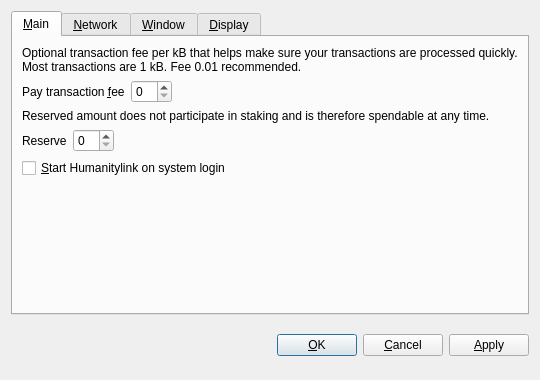
<?xml version="1.0" encoding="UTF-8"?>
<ui version="4.0">
 <class>OptionsDialog</class>
 <widget class="QDialog" name="OptionsDialog">
  <property name="geometry">
   <rect>
    <x>0</x>
    <y>0</y>
    <width>540</width>
    <height>380</height>
   </rect>
  </property>
  <property name="windowTitle">
   <string>Options</string>
  </property>
  <property name="modal">
   <bool>true</bool>
  </property>
  <layout class="QVBoxLayout" name="verticalLayout">
   <item>
    <widget class="QTabWidget" name="tabWidget">
     <property name="tabPosition">
      <enum>QTabWidget::North</enum>
     </property>
     <property name="currentIndex">
      <number>0</number>
     </property>
     <widget class="QWidget" name="tabMain">
      <attribute name="title">
       <string>&amp;Main</string>
      </attribute>
      <layout class="QVBoxLayout" name="verticalLayout_Main">
       <item>
        <widget class="QLabel" name="transactionFeeInfoLabel">
         <property name="text">
          <string>Optional transaction fee per kB that helps make sure your transactions are processed quickly. Most transactions are 1 kB. Fee 0.01 recommended.</string>
         </property>
         <property name="textFormat">
          <enum>Qt::PlainText</enum>
         </property>
         <property name="wordWrap">
          <bool>true</bool>
         </property>
        </widget>
       </item>
       <item>
        <layout class="QHBoxLayout" name="horizontalLayoutFee">
         <item>
          <widget class="QLabel" name="transactionFeeLabel">
           <property name="text">
            <string>Pay transaction &amp;fee</string>
           </property>
           <property name="textFormat">
            <enum>Qt::PlainText</enum>
           </property>
           <property name="buddy">
            <cstring>transactionFee</cstring>
           </property>
          </widget>
         </item>
         <item>
          <widget class="BitcoinAmountField" name="transactionFee"/>
         </item>
         <item>
          <spacer name="horizontalSpacerFee">
           <property name="orientation">
            <enum>Qt::Horizontal</enum>
           </property>
           <property name="sizeHint" stdset="0">
            <size>
             <width>40</width>
             <height>20</height>
            </size>
           </property>
          </spacer>
         </item>
        </layout>
       </item>
       <item>
        <widget class="QLabel" name="reserveBalanceInfoLabel">
         <property name="text">
          <string>Reserved amount does not participate in staking and is therefore spendable at any time.</string>
         </property>
         <property name="textFormat">
          <enum>Qt::PlainText</enum>
         </property>
         <property name="wordWrap">
          <bool>true</bool>
         </property>
        </widget>
       </item>
       <item>
        <layout class="QHBoxLayout" name="horizontalLayoutReserveBalance">
         <item>
          <widget class="QLabel" name="reserveBalanceLabel">
           <property name="text">
            <string>Reserve</string>
           </property>
           <property name="textFormat">
            <enum>Qt::PlainText</enum>
           </property>
           <property name="buddy">
            <cstring>reserveBalance</cstring>
           </property>
          </widget>
         </item>
         <item>
          <widget class="BitcoinAmountField" name="reserveBalance"/>
         </item>
         <item>
          <spacer name="horizontalSpacerReserveBalance">
           <property name="orientation">
            <enum>Qt::Horizontal</enum>
           </property>
           <property name="sizeHint" stdset="0">
            <size>
             <width>40</width>
             <height>20</height>
            </size>
           </property>
          </spacer>
         </item>
        </layout>
       </item>
       <item>
        <widget class="QCheckBox" name="bitcoinAtStartup">
         <property name="toolTip">
          <string>Automatically start Humanitylink after logging in to the system.</string>
         </property>
         <property name="text">
          <string>&amp;Start Humanitylink on system login</string>
         </property>
        </widget>
       </item>
       <item>
        <spacer name="verticalSpacer_Main">
         <property name="orientation">
          <enum>Qt::Vertical</enum>
         </property>
         <property name="sizeHint" stdset="0">
          <size>
           <width>20</width>
           <height>40</height>
          </size>
         </property>
        </spacer>
       </item>
      </layout>
     </widget>
     <widget class="QWidget" name="tabNetwork">
      <attribute name="title">
       <string>&amp;Network</string>
      </attribute>
      <layout class="QVBoxLayout" name="verticalLayout_Network">
       <item>
        <widget class="QCheckBox" name="mapPortUpnp">
         <property name="toolTip">
          <string>Automatically open the Humanitylink client port on the router. This only works when your router supports UPnP and it is enabled.</string>
         </property>
         <property name="text">
          <string>Map port using &amp;UPnP</string>
         </property>
        </widget>
       </item>
       <item>
        <widget class="QCheckBox" name="connectSocks">
         <property name="toolTip">
          <string>Connect to the Humanitylink network through a SOCKS proxy (e.g. when connecting through Tor).</string>
         </property>
         <property name="text">
          <string>&amp;Connect through SOCKS proxy:</string>
         </property>
        </widget>
       </item>
       <item>
        <layout class="QHBoxLayout" name="horizontalLayout_Network">
         <item>
          <widget class="QLabel" name="proxyIpLabel">
           <property name="text">
            <string>Proxy &amp;IP:</string>
           </property>
           <property name="textFormat">
            <enum>Qt::PlainText</enum>
           </property>
           <property name="buddy">
            <cstring>proxyIp</cstring>
           </property>
          </widget>
         </item>
         <item>
          <widget class="QValidatedLineEdit" name="proxyIp">
           <property name="maximumSize">
            <size>
             <width>140</width>
             <height>16777215</height>
            </size>
           </property>
           <property name="toolTip">
            <string>IP address of the proxy (e.g. 127.0.0.1)</string>
           </property>
          </widget>
         </item>
         <item>
          <widget class="QLabel" name="proxyPortLabel">
           <property name="text">
            <string>&amp;Port:</string>
           </property>
           <property name="textFormat">
            <enum>Qt::PlainText</enum>
           </property>
           <property name="buddy">
            <cstring>proxyPort</cstring>
           </property>
          </widget>
         </item>
         <item>
          <widget class="QLineEdit" name="proxyPort">
           <property name="maximumSize">
            <size>
             <width>55</width>
             <height>16777215</height>
            </size>
           </property>
           <property name="toolTip">
            <string>Port of the proxy (e.g. 9050)</string>
           </property>
          </widget>
         </item>
         <item>
          <widget class="QLabel" name="socksVersionLabel">
           <property name="text">
            <string>SOCKS &amp;Version:</string>
           </property>
           <property name="textFormat">
            <enum>Qt::PlainText</enum>
           </property>
           <property name="buddy">
            <cstring>socksVersion</cstring>
           </property>
          </widget>
         </item>
         <item>
          <widget class="QValueComboBox" name="socksVersion">
           <property name="toolTip">
            <string>SOCKS version of the proxy (e.g. 5)</string>
           </property>
          </widget>
         </item>
         <item>
          <spacer name="horizontalSpacer_Network">
           <property name="orientation">
            <enum>Qt::Horizontal</enum>
           </property>
           <property name="sizeHint" stdset="0">
            <size>
             <width>40</width>
             <height>20</height>
            </size>
           </property>
          </spacer>
         </item>
        </layout>
       </item>
       <item>
        <spacer name="verticalSpacer_Network">
         <property name="orientation">
          <enum>Qt::Vertical</enum>
         </property>
         <property name="sizeHint" stdset="0">
          <size>
           <width>20</width>
           <height>40</height>
          </size>
         </property>
        </spacer>
       </item>
      </layout>
     </widget>
     <widget class="QWidget" name="tabWindow">
      <attribute name="title">
       <string>&amp;Window</string>
      </attribute>
      <layout class="QVBoxLayout" name="verticalLayout_Window">
       <item>
        <widget class="QCheckBox" name="minimizeToTray">
         <property name="toolTip">
          <string>Show only a tray icon after minimizing the window.</string>
         </property>
         <property name="text">
          <string>&amp;Minimize to the tray instead of the taskbar</string>
         </property>
        </widget>
       </item>
       <item>
        <widget class="QCheckBox" name="minimizeOnClose">
         <property name="toolTip">
          <string>Minimize instead of exit the application when the window is closed. When this option is enabled, the application will be closed only after selecting Quit in the menu.</string>
         </property>
         <property name="text">
          <string>M&amp;inimize on close</string>
         </property>
        </widget>
       </item>
       <item>
        <spacer name="verticalSpacer_Window">
         <property name="orientation">
          <enum>Qt::Vertical</enum>
         </property>
         <property name="sizeHint" stdset="0">
          <size>
           <width>20</width>
           <height>40</height>
          </size>
         </property>
        </spacer>
       </item>
      </layout>
     </widget>
     <widget class="QWidget" name="tabDisplay">
      <attribute name="title">
       <string>&amp;Display</string>
      </attribute>
      <layout class="QVBoxLayout" name="verticalLayout_Display">
       <item>
        <layout class="QHBoxLayout" name="horizontalLayout_1_Display">
         <item>
          <widget class="QLabel" name="langLabel">
           <property name="text">
            <string>User Interface &amp;language:</string>
           </property>
           <property name="textFormat">
            <enum>Qt::PlainText</enum>
           </property>
           <property name="buddy">
            <cstring>lang</cstring>
           </property>
          </widget>
         </item>
         <item>
          <widget class="QValueComboBox" name="lang">
           <property name="toolTip">
            <string>The user interface language can be set here. This setting will take effect after restarting Humanitylink.</string>
           </property>
          </widget>
         </item>
        </layout>
       </item>
       <item>
        <layout class="QHBoxLayout" name="horizontalLayout_2_Display">
         <item>
          <widget class="QLabel" name="unitLabel">
           <property name="text">
            <string>&amp;Unit to show amounts in:</string>
           </property>
           <property name="textFormat">
            <enum>Qt::PlainText</enum>
           </property>
           <property name="buddy">
            <cstring>unit</cstring>
           </property>
          </widget>
         </item>
         <item>
          <widget class="QValueComboBox" name="unit">
           <property name="toolTip">
            <string>Choose the default subdivision unit to show in the interface and when sending coins.</string>
           </property>
          </widget>
         </item>
        </layout>
       </item>
       <item>
        <widget class="QCheckBox" name="displayAddresses">
         <property name="toolTip">
          <string>Whether to show Humanitylink addresses in the transaction list or not.</string>
         </property>
         <property name="text">
          <string>&amp;Display addresses in transaction list</string>
         </property>
        </widget>
       </item>
       <item>
        <widget class="QCheckBox" name="coinControlFeatures">
         <property name="toolTip">
          <string>Whether to show coin control features or not.</string>
         </property>
         <property name="text">
          <string>Display coin &amp;control features (experts only!)</string>
         </property>
        </widget>
       </item>
       <item>
        <spacer name="verticalSpacer_Display">
         <property name="orientation">
          <enum>Qt::Vertical</enum>
         </property>
         <property name="sizeHint" stdset="0">
          <size>
           <width>20</width>
           <height>40</height>
          </size>
         </property>
        </spacer>
       </item>
      </layout>
     </widget>
    </widget>
   </item>
   <item>
    <layout class="QHBoxLayout" name="horizontalLayout_Buttons">
     <item>
      <spacer name="horizontalSpacer_1">
       <property name="orientation">
        <enum>Qt::Horizontal</enum>
       </property>
       <property name="sizeHint" stdset="0">
        <size>
         <width>40</width>
         <height>48</height>
        </size>
       </property>
      </spacer>
     </item>
     <item>
      <widget class="QLabel" name="statusLabel">
       <property name="font">
        <font>
         <weight>75</weight>
         <bold>true</bold>
        </font>
       </property>
       <property name="text">
        <string/>
       </property>
       <property name="textFormat">
        <enum>Qt::PlainText</enum>
       </property>
       <property name="wordWrap">
        <bool>true</bool>
       </property>
      </widget>
     </item>
     <item>
      <spacer name="horizontalSpacer_2">
       <property name="orientation">
        <enum>Qt::Horizontal</enum>
       </property>
       <property name="sizeHint" stdset="0">
        <size>
         <width>40</width>
         <height>48</height>
        </size>
       </property>
      </spacer>
     </item>
     <item>
      <widget class="QPushButton" name="okButton">
       <property name="text">
        <string>&amp;OK</string>
       </property>
      </widget>
     </item>
     <item>
      <widget class="QPushButton" name="cancelButton">
       <property name="text">
        <string>&amp;Cancel</string>
       </property>
       <property name="autoDefault">
        <bool>false</bool>
       </property>
      </widget>
     </item>
     <item>
      <widget class="QPushButton" name="applyButton">
       <property name="text">
        <string>&amp;Apply</string>
       </property>
       <property name="autoDefault">
        <bool>false</bool>
       </property>
      </widget>
     </item>
    </layout>
   </item>
  </layout>
 </widget>
 <customwidgets>
  <customwidget>
   <class>BitcoinAmountField</class>
   <extends>QSpinBox</extends>
   <header>bitcoinamountfield.h</header>
  </customwidget>
  <customwidget>
   <class>QValueComboBox</class>
   <extends>QComboBox</extends>
   <header>qvaluecombobox.h</header>
  </customwidget>
  <customwidget>
   <class>QValidatedLineEdit</class>
   <extends>QLineEdit</extends>
   <header>qvalidatedlineedit.h</header>
  </customwidget>
 </customwidgets>
 <resources/>
 <connections/>
</ui>
